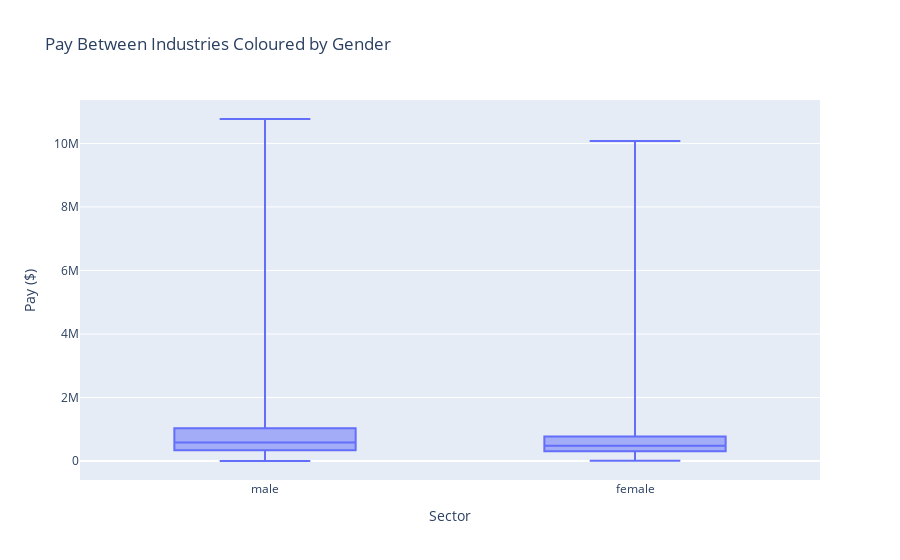

Notebook source saved alongside this figure:
### Markdown cell above
#### BOXPLOT OF GENDER BREAKDOWN PAY PER SECTOR

### Code cell
#INTERACTIVE BOXPLOT of pay between Executives - Gender and Female
fig = px.box( final_df[(final_df['gender'] == 'male') | (final_df['gender'] == 'female') ],
             x="gender", y="pay", points = False, height = 700, 
             title = 'Pay Between Industries Coloured by Gender')
fig.update_layout(yaxis_title= 'Pay ($)',
                xaxis_title= 'Sector')
fig.show()

### Figure 1 — Plotly figure (JSON) as saved in the notebook; plotly's stock layout.template omitted (floating-point values rounded to 4 significant figures; data arrays with more than 128 entries replaced by an {"elided": "..."} marker saying what was removed)
{"data": [{"alignmentgroup": "True", "boxpoints": false, "hovertemplate": "gender=%{x}<br>pay=%{y}<extra></extra>", "legendgroup": "", "marker": {"color": "#636efa"}, "name": "", "notched": false, "offsetgroup": "", "orientation": "v", "showlegend": false, "type": "box", "x": {"elided": "3751 str values"}, "x0": " ", "xaxis": "x", "y": {"elided": "3751 int values"}, "y0": " ", "yaxis": "y"}], "layout": {"autosize": true, "boxmode": "group", "legend": {"tracegroupgap": 0}, "title": {"text": "Pay Between Industries Coloured by Gender"}, "xaxis": {"anchor": "y", "autorange": true, "domain": [0, 1], "range": [-0.5, 1.5], "title": {"text": "Sector"}, "type": "category"}, "yaxis": {"anchor": "x", "autorange": true, "domain": [0, 1], "range": [-598300.0, 11370000.0], "title": {"text": "Pay ($)"}, "type": "linear"}}}
